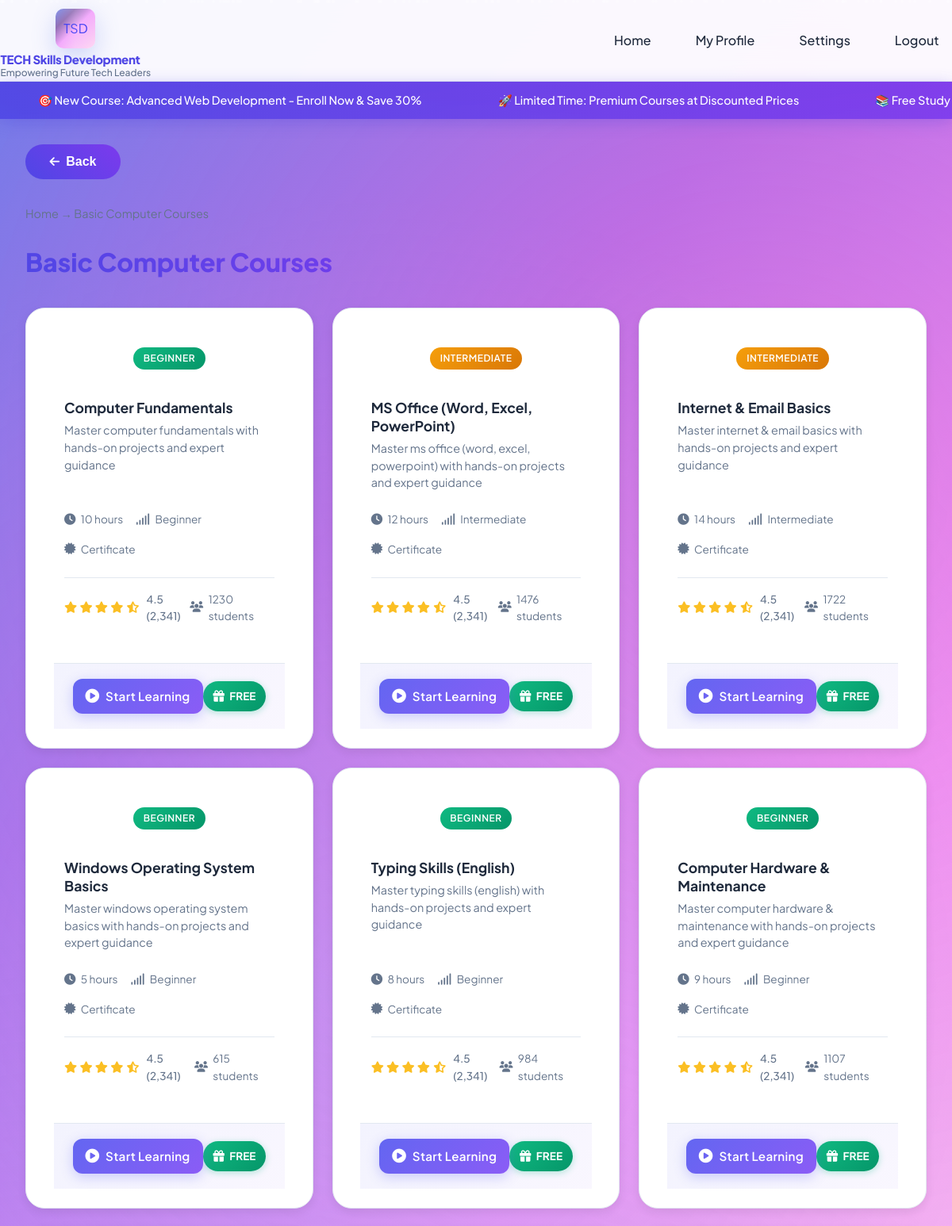
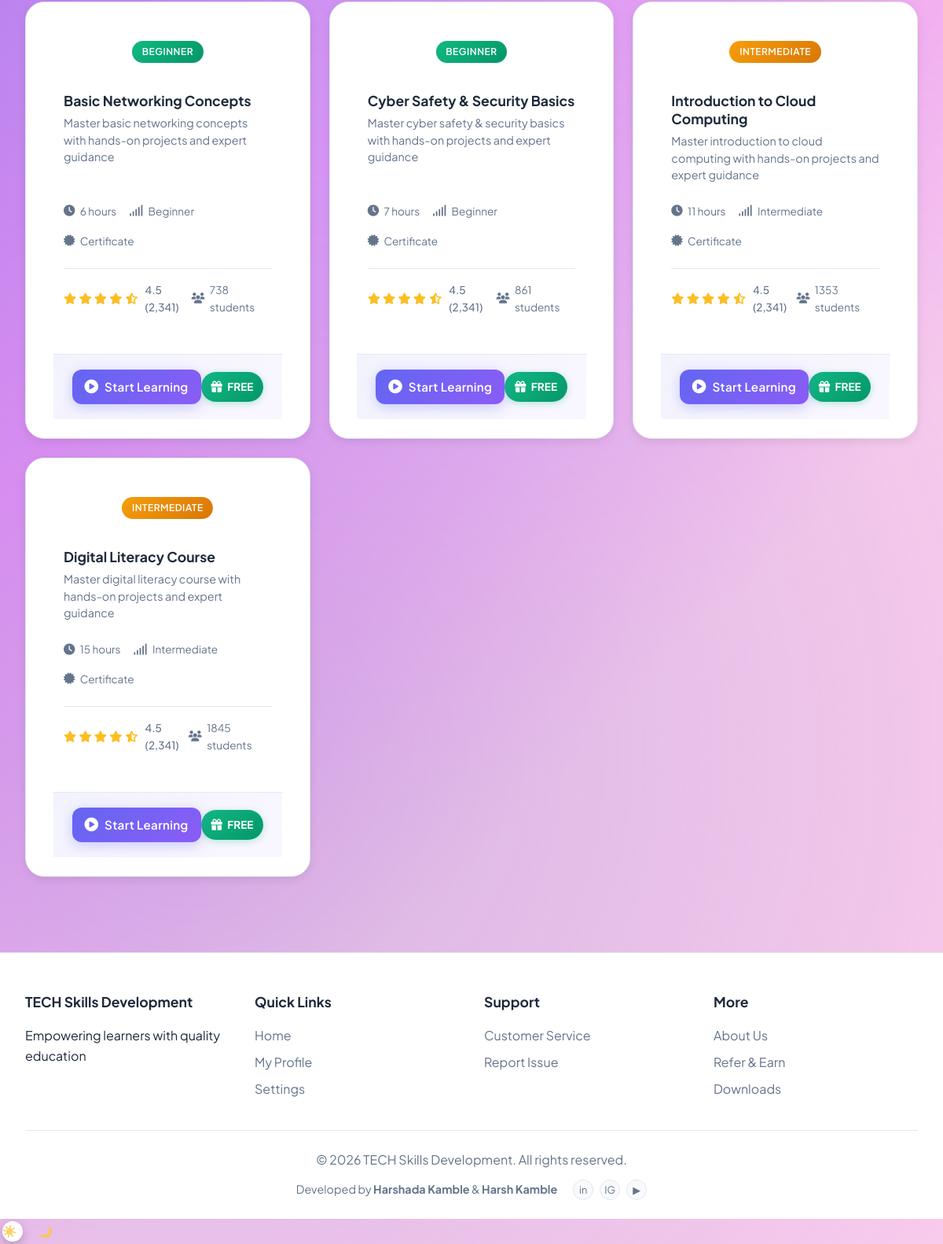
Page /courses/basic-computer (signed in) on the committed database (2 pictures, top to bottom).
### models.py (models this page shows)
class Category(db.Model):
    __tablename__ = "categories"
    id = db.Column(db.Integer, primary_key=True)
    name = db.Column(db.String(100), nullable=False)
    slug = db.Column(db.String(100), unique=True, nullable=False)
    description = db.Column(db.Text, nullable=True)
    icon = db.Column(db.String(50), nullable=True)
    courses = db.relationship("Course", backref="category", lazy="dynamic")

class Course(db.Model):
    __tablename__ = "courses"
    id = db.Column(db.Integer, primary_key=True)
    category_id = db.Column(db.Integer, db.ForeignKey("categories.id"), nullable=False)
    name = db.Column(db.String(200), nullable=False)
    slug = db.Column(db.String(200), nullable=False)
    description = db.Column(db.Text, nullable=True)
    duration_weeks = db.Column(db.Integer, default=4)
    syllabus_text = db.Column(db.Text, nullable=True)
    topics = db.relationship("CourseTopic", backref="course", lazy="dynamic", order_by="CourseTopic.order")
    enrollments = db.relationship("Enrollment", backref="course", lazy="dynamic")

### app.py (the view)
@app.route("/courses/<category_slug>")
@login_required
def courses_list(category_slug):
    if current_user.role != "student":
        return redirect(url_for("admin_dashboard"))
    cat = Category.query.filter_by(slug=category_slug).first_or_404()
    courses = Course.query.filter_by(category_id=cat.id).order_by(Course.id).all()
    return render_template("student/courses_list.html", category=cat, courses=courses)

### app.py (called while the page is built)
@login_manager.user_loader
def load_user(user_id):
    if user_id is None:
        return None
    try:
        return User.query.get(int(user_id))
    except (ValueError, TypeError):
        return None

### templates/student/courses_list.html (shortened to what this page needs)
{% extends "base.html" %}
{% block content %}
<nav class="breadcrumb">
    <a href="{{ url_for('home') }}">Home</a> &rarr; {{ category.name }}
</nav>
<h1 class="page-title">{{ category.name }}</h1>
<div class="courses-grid">
    {% for course in courses %}
    <a href="{{ url_for('course_detail', course_id=course.id) }}" class="course-card" data-category="{{ category.name.lower() | replace(' ', '-') | replace('&', 'and') }}">
        <div class="course-header">
            <div class="course-level">
                {% if course.duration_weeks <= 10 %}
                    <span class="level-badge beginner">Beginner</span>
                {% elif course.duration_weeks <= 30 %}
                    <span class="level-badge intermediate">Intermediate</span>
                {% else %}
                    <span class="level-badge advanced">Advanced</span>
                {% endif %}
            </div>
        </div>
        <div class="course-content">
            <h3 class="course-title">{{ course.name }}</h3>
            <p class="course-description">Master {{ course.name.lower() }} with hands-on projects and expert guidance</p>
            <div class="course-meta">
                <div class="meta-item">
                    <i class="fas fa-clock"></i>
                    <span>{{ course.duration_weeks }} hours</span>
                </div>
                <div class="meta-item">
                    <i class="fas fa-signal"></i>
                    <span>
                        {% if course.duration_weeks <= 10 %}
                            Beginner
                        {% elif course.duration_weeks <= 30 %}
                            Intermediate
                        {% else %}
                            Advanced
                        {% endif %}
                    </span>
                </div>
                <div class="meta-item">
                    <i class="fas fa-certificate"></i>
                    <span>Certificate</span>
                </div>
            </div>
            <div class="course-footer">
                <div class="course-rating">
                    <div class="stars">
                        <i class="fas fa-star"></i>
                        <i class="fas fa-star"></i>
                        <i class="fas fa-star"></i>
                        <i class="fas fa-star"></i>
                        <i class="fas fa-star-half-alt"></i>
                    </div>
                    <span class="rating-text">4.5 (2,341)</span>
                </div>
                <div class="course-students">
                    <i class="fas fa-users"></i>
                    <span>{{ course.duration_weeks * 123 }} students</span>
                </div>
            </div>
        </div>
        <div class="course-action">
            <div class="enroll-button">
                <div class="button-content">
                    <i class="fas fa-play-circle"></i>
                    <span>Start Learning</span>
                </div>
            </div>
            <div class="price-badge">
                <i class="fas fa-gift"></i>
                <span>FREE</span>
            </div>
        </div>
    </a>
    {% endfor %}
</div>
{% endblock %}

### rows in the picture
Category: name "Basic Computer Courses"
Course: shows "BEGINNER", name "Computer Fundamentals", name "computer fundamentals", duration_weeks "10", shows "Beginner", course.duration_weeks*123 "1230"
Course: shows "INTERMEDIATE", name "MS Office (Word, Excel, PowerPoint)", name "ms office (word, excel, powerpoint)", duration_weeks "12", shows "Intermediate", course.duration_weeks*123 "1476"
Course: shows "INTERMEDIATE", name "Internet & Email Basics", name "internet & email basics", duration_weeks "14", shows "Intermediate", course.duration_weeks*123 "1722"
Course: shows "BEGINNER", name "Windows Operating System Basics", name "windows operating system basics", duration_weeks "5", shows "Beginner", course.duration_weeks*123 "615"
Course: shows "BEGINNER", name "Typing Skills (English)", name "typing skills (english)", duration_weeks "8", shows "Beginner", course.duration_weeks*123 "984"
Course: shows "BEGINNER", name "Computer Hardware & Maintenance", name "computer hardware & maintenance", duration_weeks "9", shows "Beginner", course.duration_weeks*123 "1107"
Course: shows "BEGINNER", name "Basic Networking Concepts", name "basic networking concepts", duration_weeks "6", shows "Beginner", course.duration_weeks*123 "738"
Course: shows "BEGINNER", name "Cyber Safety & Security Basics", name "cyber safety & security basics", duration_weeks "7", shows "Beginner", course.duration_weeks*123 "861"
Course: shows "INTERMEDIATE", name "Introduction to Cloud Computing", name "introduction to cloud computing", duration_weeks "11", shows "Intermediate", course.duration_weeks*123 "1353"
Course: shows "INTERMEDIATE", name "Digital Literacy Course", name "digital literacy course", duration_weeks "15", shows "Intermediate", course.duration_weeks*123 "1845"
